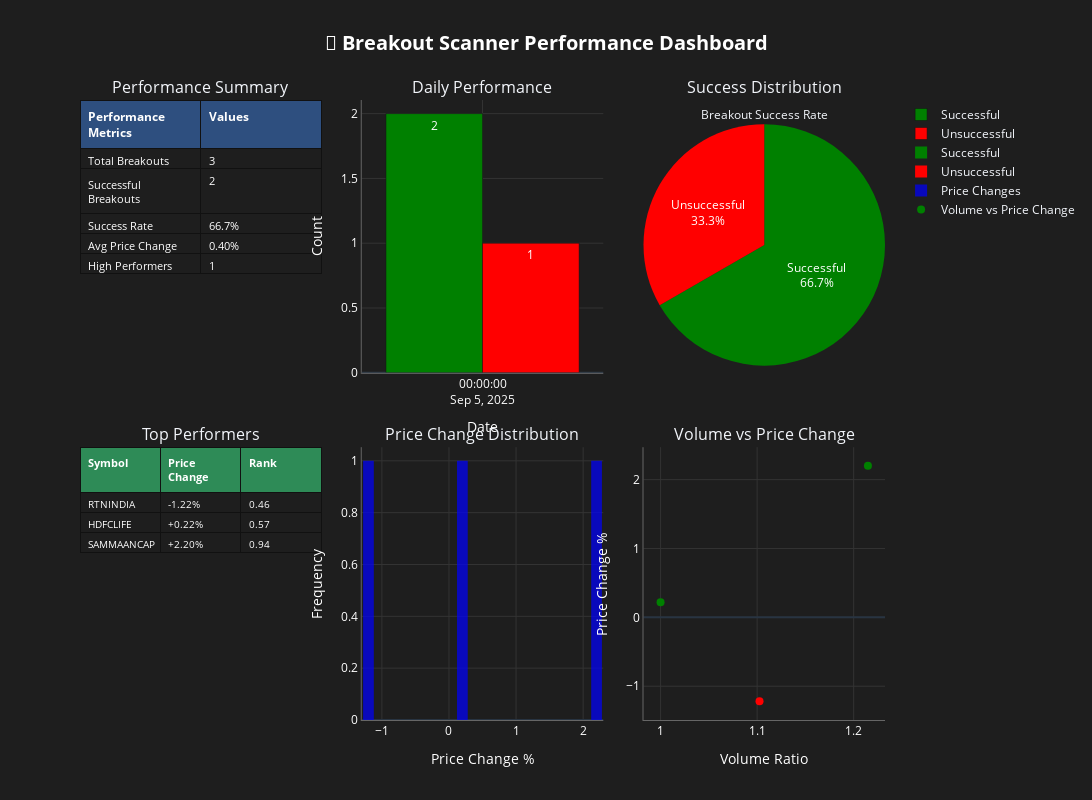

Write notebook code for a chart like this one.
### Markdown cell above
# 📊 Performance Dashboard

Interactive 2x3 grid visualization of breakout scanner performance.

### Code cell
# Performance Dashboard with Plotly 2x3 Grid Layout
print("📊 Creating Performance Dashboard...")

# Check if we have enhanced results
if 'enhanced_results' not in locals() or not enhanced_results:
    print("❌ No enhanced results available. Please run the Enhanced Analysis cell first.")
else:
    print(f"📈 Analyzing {len(enhanced_results)} breakout opportunities...")
    
    # Convert to DataFrame for analysis
    df = pd.DataFrame(enhanced_results)
    
    # Create 2x3 subplot layout
    fig = make_subplots(
        rows=2, cols=3,
        subplot_titles=(
            'Performance Summary', 'Daily Performance', 'Success Distribution',
            'Top Performers', 'Price Change Distribution', 'Volume vs Price Change'
        ),
        specs=[
            [{'type': 'table'}, {'type': 'bar'}, {'type': 'pie'}],
            [{'type': 'table'}, {'type': 'histogram'}, {'type': 'scatter'}]
        ],
        vertical_spacing=0.12,
        horizontal_spacing=0.05
    )
    
    # ===== 1. PERFORMANCE SUMMARY TABLE =====
    total_breakouts = len(df)
    successful_breakouts = len(df[df['breakout_successful'] == True])
    success_rate = (successful_breakouts / total_breakouts * 100) if total_breakouts > 0 else 0
    
    summary_data = {
        'Metric': ['Total Breakouts', 'Successful Breakouts', 'Success Rate', 'Avg Price Change', 'High Performers'],
        'Value': [
            total_breakouts,
            successful_breakouts,
            f"{success_rate:.1f}%",
            f"{df['price_change_pct'].mean():.2f}%" if 'price_change_pct' in df.columns else 'N/A',
            len(df[df['price_change_pct'] > 2.0]) if 'price_change_pct' in df.columns else 0
        ]
    }
    
    fig.add_trace(
        go.Table(
            header=dict(values=['<b>Performance Metrics</b>', '<b>Values</b>'],
                      fill_color='#2E4F7F', align='left', font=dict(size=12, color='white')),
            cells=dict(values=[summary_data['Metric'], summary_data['Value']],
                     fill_color='#1e1e1e', align='left', font=dict(size=11, color='white'))
        ),
        row=1, col=1
    )
    
    # ===== 2. DAILY PERFORMANCE BAR CHART =====
    if 'scan_date' in df.columns:
        try:
            # Convert scan_date to datetime if needed
            if not pd.api.types.is_datetime64_any_dtype(df['scan_date']):
                df['scan_date'] = pd.to_datetime(df['scan_date'])
            
            daily_stats = df.groupby(df['scan_date'].dt.date).agg({
                'symbol': 'count',
                'breakout_successful': 'sum'
            }).reset_index()
            daily_stats.columns = ['date', 'total', 'successful']
            
            fig.add_trace(
                go.Bar(
                    x=daily_stats['date'],
                    y=daily_stats['successful'],
                    name='Successful',
                    marker_color='green',
                    text=daily_stats['successful'],
                    textposition='auto'
                ),
                row=1, col=2
            )
            
            fig.add_trace(
                go.Bar(
                    x=daily_stats['date'],
                    y=daily_stats['total'] - daily_stats['successful'],
                    name='Unsuccessful',
                    marker_color='red',
                    text=daily_stats['total'] - daily_stats['successful'],
                    textposition='auto'
                ),
                row=1, col=2
            )
            
        except Exception as e:
            print(f"Note: Could not create daily chart: {e}")
    
    # ===== 3. SUCCESS DISTRIBUTION PIE CHART =====
    success_counts = df['breakout_successful'].value_counts()
    labels = ['Successful' if idx else 'Unsuccessful' for idx in success_counts.index]
    
    fig.add_trace(
        go.Pie(
            labels=labels,
            values=success_counts.values,
            marker_colors=['green', 'red'],
            textinfo='label+percent',
            title='Breakout Success Rate'
        ),
        row=1, col=3
    )
    
    # ===== 4. TOP PERFORMERS TABLE =====
    if 'performance_rank' in df.columns:
        top_performers = df.nsmallest(5, 'performance_rank')
        table_data = []
        
        for _, row in top_performers.iterrows():
            symbol = row['symbol']
            change = f"{row['price_change_pct']:+.2f}%" if 'price_change_pct' in row.index else 'N/A'
            rank = f"{row['performance_rank']:.2f}" if 'performance_rank' in row.index else 'N/A'
            table_data.append([symbol, change, rank])
        
        fig.add_trace(
            go.Table(
                header=dict(values=['<b>Symbol</b>', '<b>Price Change</b>', '<b>Rank</b>'],
                          fill_color='#2E8B57', align='left', font=dict(size=11, color='white')),
                cells=dict(values=list(zip(*table_data)) if table_data else [['N/A'], ['N/A'], ['N/A']],
                         fill_color='#1e1e1e', align='left', font=dict(size=10, color='white'))
            ),
            row=2, col=1
        )
    
    # ===== 5. PRICE CHANGE DISTRIBUTION =====
    if 'price_change_pct' in df.columns:
        fig.add_trace(
            go.Histogram(
                x=df['price_change_pct'],
                nbinsx=20,
                marker_color='blue',
                opacity=0.7,
                name='Price Changes'
            ),
            row=2, col=2
        )
    
    # ===== 6. VOLUME VS PRICE CHANGE SCATTER =====
    if 'volume_ratio' in df.columns and 'price_change_pct' in df.columns:
        fig.add_trace(
            go.Scatter(
                x=df['volume_ratio'],
                y=df['price_change_pct'],
                mode='markers',
                marker=dict(
                    size=8,
                    color=df['breakout_successful'].map({True: 'green', False: 'red'}),
                    showscale=False
                ),
                name='Volume vs Price Change',
                text=df['symbol']
            ),
            row=2, col=3
        )
    
    # Update layout
    fig.update_layout(
        height=800,
        width=1200,
        title_text='<b>🚀 Breakout Scanner Performance Dashboard</b>',
        title_x=0.5,
        title_font=dict(size=20, color='white'),
        showlegend=True,
        template='plotly_dark',
        paper_bgcolor='#1e1e1e',
        plot_bgcolor='#1e1e1e'
    )
    
    # Update subplot titles and axes with dark mode styling
    fig.update_xaxes(title_text='Date', row=1, col=2, title_font=dict(color='white'))
    fig.update_yaxes(title_text='Count', row=1, col=2, title_font=dict(color='white'))
    fig.update_xaxes(title_text='Price Change %', row=2, col=2, title_font=dict(color='white'))
    fig.update_yaxes(title_text='Frequency', row=2, col=2, title_font=dict(color='white'))
    fig.update_xaxes(title_text='Volume Ratio', row=2, col=3, title_font=dict(color='white'))
    fig.update_yaxes(title_text='Price Change %', row=2, col=3, title_font=dict(color='white'))
    
    # Apply dark mode to all axes
    fig.update_xaxes(gridcolor='#333333', linecolor='#666666', tickfont=dict(color='white'))
    fig.update_yaxes(gridcolor='#333333', linecolor='#666666', tickfont=dict(color='white'))
    
    # Show the dashboard
    fig.show()
    
    print("\n✅ Performance dashboard created successfully!")
    print(f"📊 Analyzed {total_breakouts} breakout opportunities")
    print(f"🎯 Success rate: {success_rate:.1f}%")

print("\n🎉 Performance Dashboard Complete!")

### Figure 1 — Plotly figure (JSON) as saved in the notebook; plotly's stock layout.template omitted (floating-point values rounded to 4 significant figures)
{"data": [{"cells": {"align": "left", "fill": {"color": "#1e1e1e"}, "font": {"color": "white", "size": 11}, "values": [["Total Breakouts", "Successful Breakouts", "Success Rate", "Avg Price Change", "High Performers"], [3, 2, "66.7%", "0.40%", 1]]}, "domain": {"x": [0, 0.3], "y": [0.56, 1]}, "header": {"align": "left", "fill": {"color": "#2E4F7F"}, "font": {"color": "white", "size": 12}, "values": ["<b>Performance Metrics</b>", "<b>Values</b>"]}, "type": "table"}, {"marker": {"color": "green"}, "name": "Successful", "text": [2], "textposition": "auto", "type": "bar", "x": ["2025-09-05"], "xaxis": "x", "y": [2], "yaxis": "y"}, {"marker": {"color": "red"}, "name": "Unsuccessful", "text": [1], "textposition": "auto", "type": "bar", "x": ["2025-09-05"], "xaxis": "x", "y": [1], "yaxis": "y"}, {"domain": {"x": [0.7, 1], "y": [0.56, 1]}, "labels": ["Successful", "Unsuccessful"], "marker": {"colors": ["green", "red"]}, "textinfo": "label+percent", "title": {"text": "Breakout Success Rate"}, "type": "pie", "values": [2, 1]}, {"cells": {"align": "left", "fill": {"color": "#1e1e1e"}, "font": {"color": "white", "size": 10}, "values": [["RTNINDIA", "HDFCLIFE", "SAMMAANCAP"], ["-1.22%", "+0.22%", "+2.20%"], ["0.46", "0.57", "0.94"]]}, "domain": {"x": [0, 0.3], "y": [0, 0.44]}, "header": {"align": "left", "fill": {"color": "#2E8B57"}, "font": {"color": "white", "size": 11}, "values": ["<b>Symbol</b>", "<b>Price Change</b>", "<b>Rank</b>"]}, "type": "table"}, {"marker": {"color": "blue"}, "name": "Price Changes", "nbinsx": 20, "opacity": 0.7, "type": "histogram", "x": [2.2, 0.22, -1.22], "xaxis": "x2", "yaxis": "y2"}, {"marker": {"color": ["green", "green", "red"], "showscale": false, "size": 8}, "mode": "markers", "name": "Volume vs Price Change", "text": ["SAMMAANCAP", "HDFCLIFE", "RTNINDIA"], "type": "scatter", "x": [1.215, 1, 1.102], "xaxis": "x3", "y": [2.2, 0.22, -1.22], "yaxis": "y3"}], "layout": {"annotations": [{"font": {"size": 16}, "showarrow": false, "text": "Performance Summary", "x": 0.15, "xanchor": "center", "xref": "paper", "y": 1, "yanchor": "bottom", "yref": "paper"}, {"font": {"size": 16}, "showarrow": false, "text": "Daily Performance", "x": 0.5, "xanchor": "center", "xref": "paper", "y": 1, "yanchor": "bottom", "yref": "paper"}, {"font": {"size": 16}, "showarrow": false, "text": "Success Distribution", "x": 0.85, "xanchor": "center", "xref": "paper", "y": 1, "yanchor": "bottom", "yref": "paper"}, {"font": {"size": 16}, "showarrow": false, "text": "Top Performers", "x": 0.15, "xanchor": "center", "xref": "paper", "y": 0.44, "yanchor": "bottom", "yref": "paper"}, {"font": {"size": 16}, "showarrow": false, "text": "Price Change Distribution", "x": 0.5, "xanchor": "center", "xref": "paper", "y": 0.44, "yanchor": "bottom", "yref": "paper"}, {"font": {"size": 16}, "showarrow": false, "text": "Volume vs Price Change", "x": 0.85, "xanchor": "center", "xref": "paper", "y": 0.44, "yanchor": "bottom", "yref": "paper"}], "height": 800, "paper_bgcolor": "#1e1e1e", "plot_bgcolor": "#1e1e1e", "showlegend": true, "title": {"font": {"color": "white", "size": 20}, "text": "<b>🚀 Breakout Scanner Performance Dashboard</b>", "x": 0.5}, "width": 1200, "xaxis": {"anchor": "y", "domain": [0.35, 0.65], "gridcolor": "#333333", "linecolor": "#666666", "tickfont": {"color": "white"}, "title": {"font": {"color": "white"}, "text": "Date"}}, "xaxis2": {"anchor": "y2", "domain": [0.35, 0.65], "gridcolor": "#333333", "linecolor": "#666666", "tickfont": {"color": "white"}, "title": {"font": {"color": "white"}, "text": "Price Change %"}}, "xaxis3": {"anchor": "y3", "domain": [0.7, 1], "gridcolor": "#333333", "linecolor": "#666666", "tickfont": {"color": "white"}, "title": {"font": {"color": "white"}, "text": "Volume Ratio"}}, "yaxis": {"anchor": "x", "domain": [0.56, 1], "gridcolor": "#333333", "linecolor": "#666666", "tickfont": {"color": "white"}, "title": {"font": {"color": "white"}, "text": "Count"}}, "yaxis2": {"anchor": "x2", "domain": [0, 0.44], "gridcolor": "#333333", "linecolor": "#666666", "tickfont": {"color": "white"}, "title": {"font": {"color": "white"}, "text": "Frequency"}}, "yaxis3": {"anchor": "x3", "domain": [0, 0.44], "gridcolor": "#333333", "linecolor": "#666666", "tickfont": {"color": "white"}, "title": {"font": {"color": "white"}, "text": "Price Change %"}}}}
